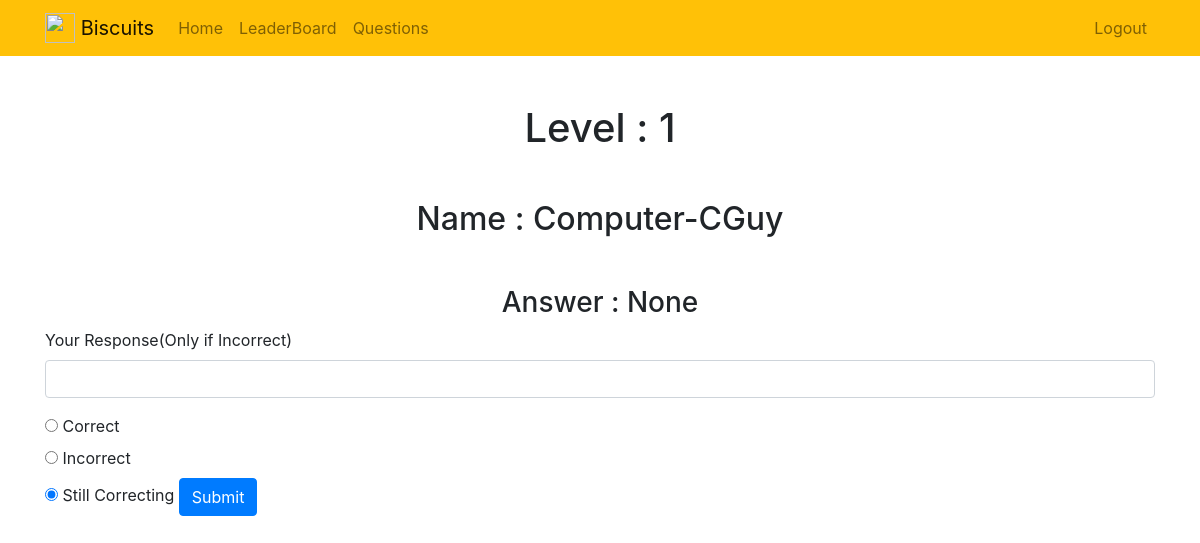
The page /fullanswer/5 (signed in) on the database as committed earlier.
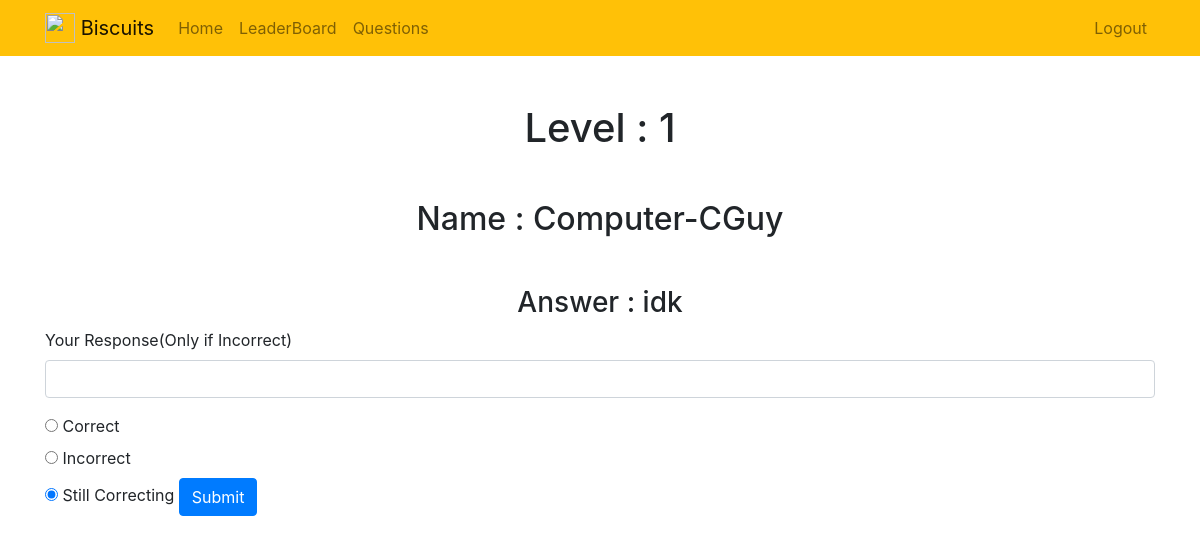
The same page on the database as committed later.
### biscuitsrk/models.py (models this page shows, shortened)
class Profile(models.Model):
    user = models.OneToOneField(User, on_delete=models.CASCADE)
    currentlevel = models.IntegerField(default=0)
    discord  = models.CharField(max_length=255, null=True)
    institute = models.CharField(max_length=255, null=True)
    currentleveltime= models.DateTimeField(default=timezone.now)
    is_banned = models.BooleanField(default = False)
    mostrecentanswer = models.TextField(null=True)
    lastanswertime = models.DateTimeField(default=timezone.now)
    checked = models.BooleanField(default=False)
    result = models.BooleanField(default=True)
    response = models.TextField(null=True, blank=True)
    answered = models.BooleanField(default=False)

### biscuitsrk/views.py (the view, shortened to what this page needs)
# urls.py: path('fullanswer/<int:id>', views.fullanswer, name='fullanswer'),
@user_passes_test(lambda u: u.is_superuser)
def fullanswer(request, id):
    u = get_object_or_404(Profile, pk=id)
    if request.method == 'GET':
        return render(request, 'biscuitsrk/fullanswer.html',{'u':u})

### biscuitsrk/templates/biscuitsrk/fullanswer.html (shortened to what this page needs)
{% extends "biscuitsrk/base.html" %}
{% block content %}
<h1 class="text-center mt-5" id="level">Level : {{ u.currentlevel }}</h1>
<h2 class="text-center mt-5" id="User">Name : {{ u.user.username }}</h2>
<h3 class="text-center mt-5" id="answer">Answer : {{ u.mostrecentanswer }}</h3>
  <form method="POST">
    <div class="form-group">
        <label for="response">Your Response(Only if Incorrect)</label>
        <input type="text" name="response" class="form-control" id="response">
    </div>
    <input type="radio" id="correct" name="check" value="correct">
        <label for="male">Correct</label><br>
    <input type="radio" id="incorrect" name="check" value="incorrect">
        <label for="female">Incorrect</label><br>
    <input type="radio" id="correcting" name="check" value="correcting" checked>
        <label for="other">Still Correcting</label>
    <button type="submit" class="btn btn-primary">Submit</button>
</form>
{% endblock %}

Rows that differ between the two databases and show on the page:
changed Profile "Computer-CGuy": mostrecentanswer "None" → "idk"
